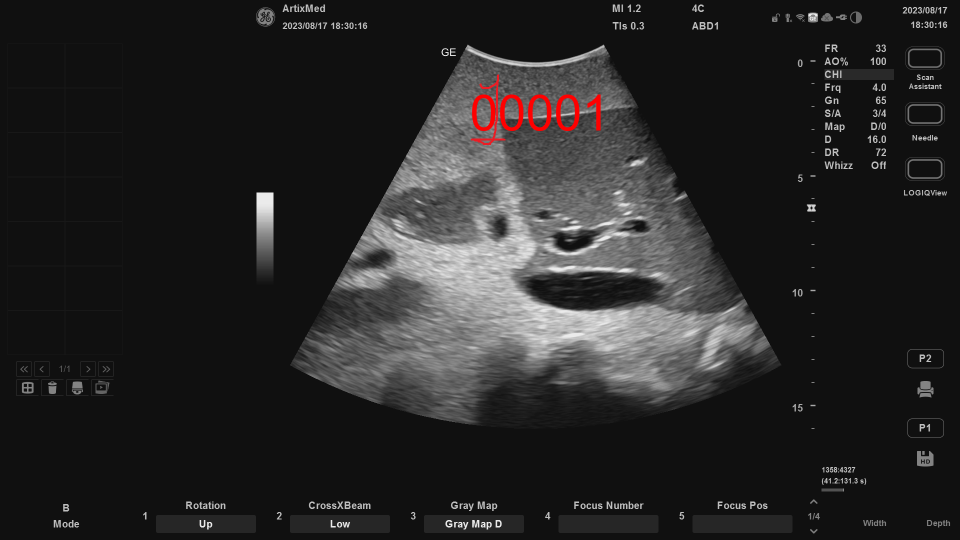
#> input picture _posts/ImageSignalProcessing/QT/project_build/Tesseract_OCR_C_CPU/resource/convex_images/image_00001.png, 1920 x 1080 px, found by its file name (shown at 1/2 size)
$ python detectFov.py   (older library calls are emulated)
#> lines starting #> are read from the running program, lines starting #| are printed output that depends on the picture; after the words box and inside, x2 and y2 are one past the last pixel; in counts of white or black regions, pixels touching at a corner belong together
import cv2
import numpy as np

# 이미지 파일 경로
# image_path = '/home/ko/Documents/GitHub/koyumi0601.github.io/_posts/ImageSignalProcessing/QT/project_build/convex_wide_images/Versana_convex.png'
image_path = '/home/ko/Documents/GitHub/koyumi0601.github.io/_posts/ImageSignalProcessing/QT/project_build/convex_wide_images/image_00001.png'
# 이미지 불러오기
image = cv2.imread(image_path)
#> image is the input picture: shape (1080, 1920, 3); mean B, G, R 38.4, 38.4, 39.3
image_height, image_width = image.shape[:2]
#> image_height = 1080; image_width = 1920
print("Hello")


# [15 lines of commented-out code are left out]
apex_x = 1071
apex_y = -156.566
distance_margin = 200
border_size_top = int(np.ceil(np.abs(apex_y))+distance_margin)  # 추가할 픽셀 수
expanded_image = np.full((image_height + border_size_top, image_width, 3), 16, dtype=np.uint8)
expanded_image[border_size_top:, :, :] = image
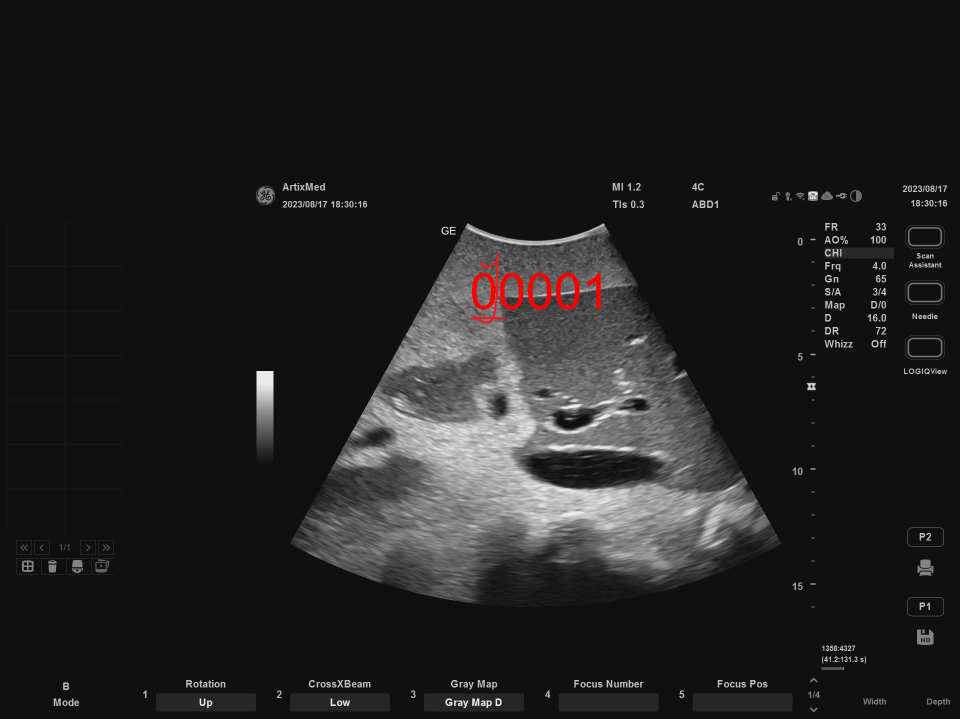
#> expanded_image: shape (1437, 1920, 3) (shown at 1/2 size); mean B, G, R 32.8, 32.8, 33.5

# 에지 검출 (Canny 에지 검출 사용)
gray = cv2.cvtColor(expanded_image, cv2.COLOR_BGR2GRAY)
edges = cv2.Canny(gray, threshold1=50, threshold2=150) # 직각으로 움직이는 것 잘 함
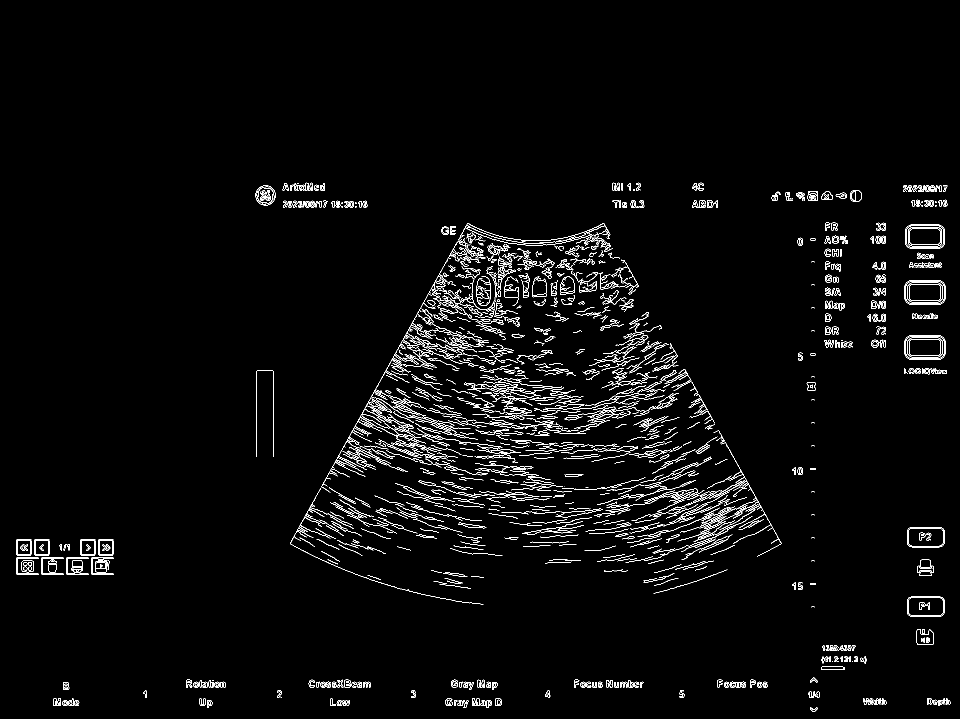
#> edges: shape (1437, 1920) (shown at 1/2 size); 2.7% white in thin lines or dots, all inside (x1, y1, x2, y2) = (32, 365, 1901, 1424)
# edges = cv2.Sobel(gray, cv2.CV_8U, 1, 1, ksize=3) # 왼쪽->오른쪽 검출 잘 함
# edges = cv2.Laplacian(gray, cv2.CV_8U) # 대각선은 잘 못하고 최외곽선은 잘 함
# edges = cv2.Scharr(gray, cv2.CV_8U, 1, 0) # 왼쪽 -> 오른쪽 검출 잘함. 노이즈 많음

# innerRadius:  281 outerRadius:  1013
innerRadius=  281
outerRadius=  1013
initial_circles = np.array([
    [apex_x, distance_margin, innerRadius],
    [apex_x, distance_margin, outerRadius]
], dtype=np.float32)

#> (the run stopped early here; a loop or call above may not have finished)

$ run again, with _posts/ImageSignalProcessing/QT/project_build/Tesseract_OCR_C_CPU/resource/convex_wide_images/Versana_convex.png copied over _posts/ImageSignalProcessing/QT/project_build/Tesseract_OCR_C_CPU/resource/convex_images/image_00001.png
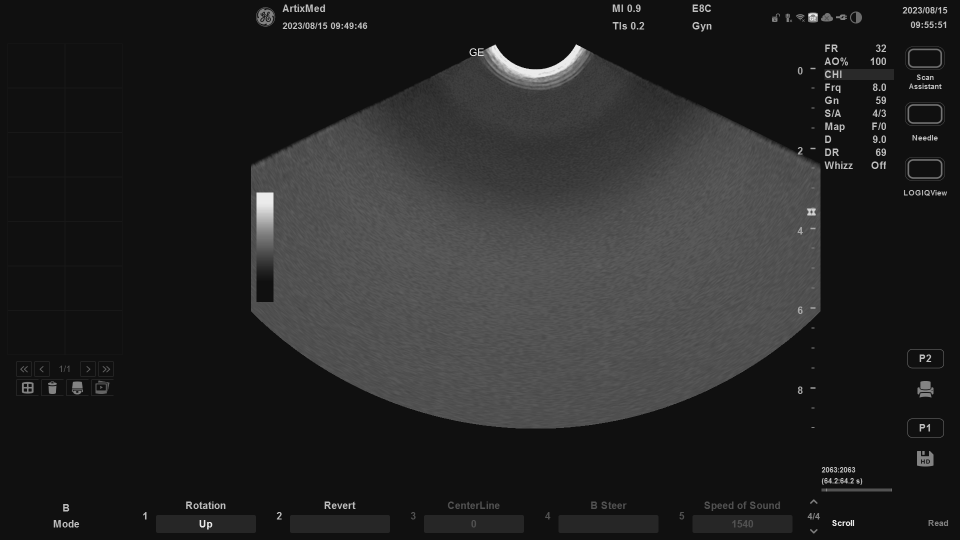
#> input picture _posts/ImageSignalProcessing/QT/project_build/Tesseract_OCR_C_CPU/resource/convex_wide_images/Versana_convex.png, 1919 x 1079 px, found by its file name (shown at 1/2 size)
#> image is the input picture: shape (1079, 1919, 3); min 16, max 235, mean 38
#> `expanded_image[border_size_top:, :, :] = image`:
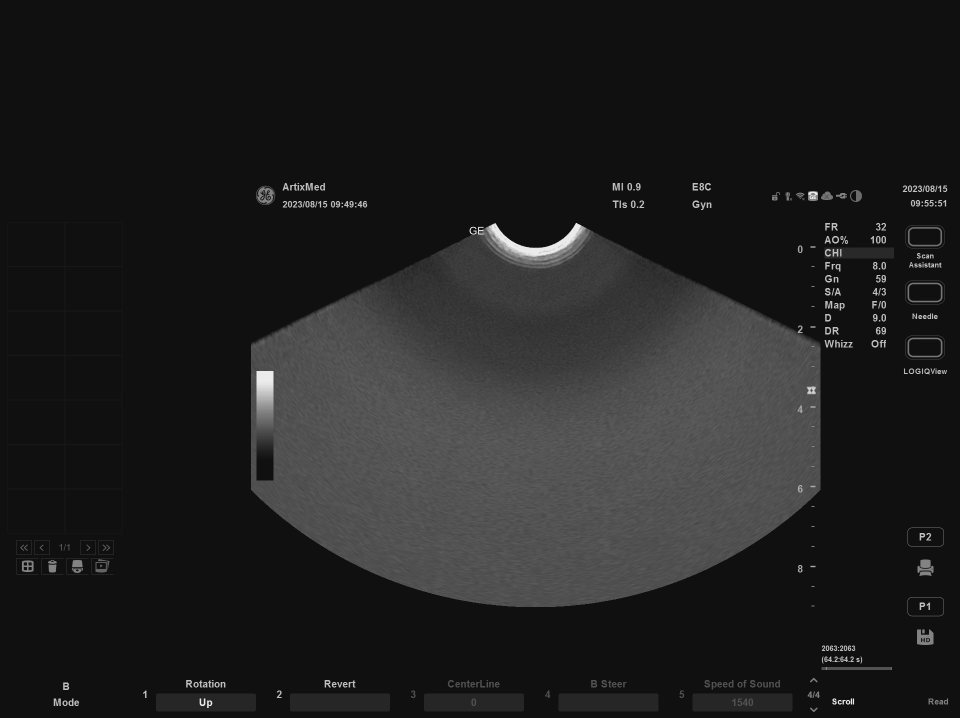
#> expanded_image: shape (1436, 1919, 3) (shown at 1/2 size); min 16, max 235, mean 32.6
#> `edges = cv2.Canny(gray, threshold1=50, threshold2=150)`:
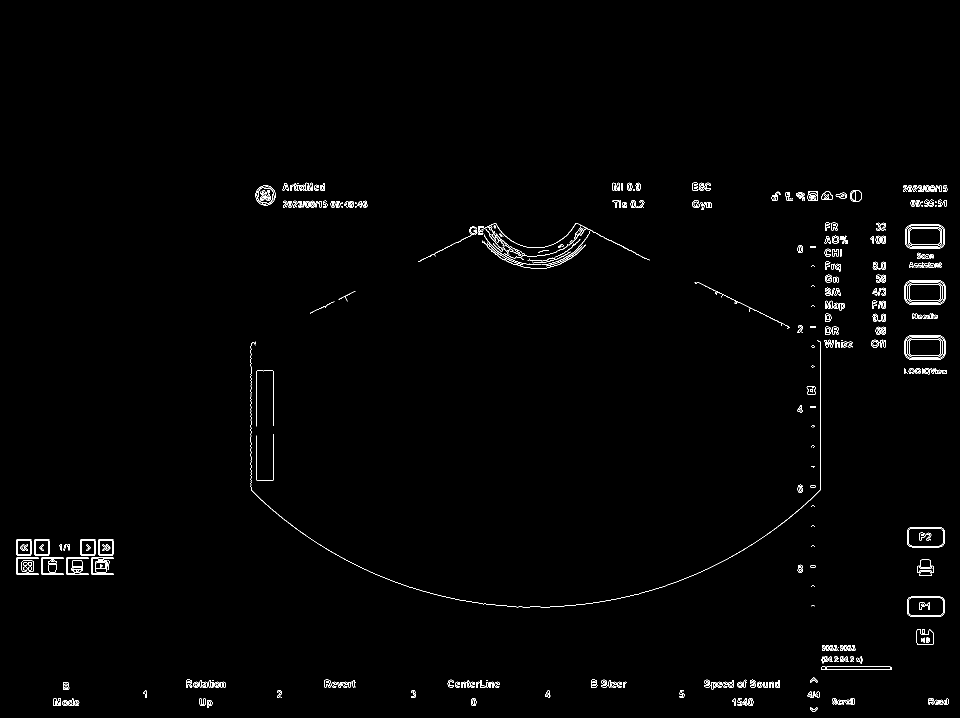
#> edges: shape (1436, 1919) (shown at 1/2 size); 0.94% white in thin lines or dots, all inside (x1, y1, x2, y2) = (32, 365, 1897, 1424)
